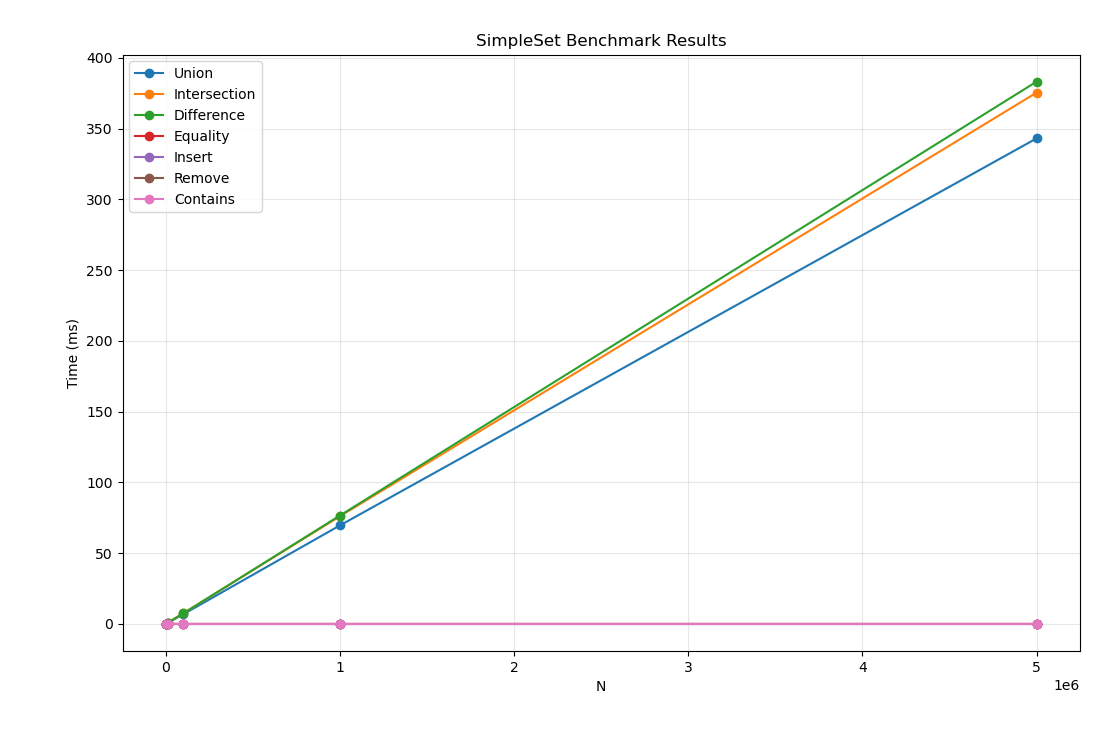

Write the Python code that produced this figure.
import matplotlib.pyplot as plt

MEASUREMENT_NAMES = [
    "Union",
    "Intersection",
    "Difference",
    "Equality",
    "Insert",
    "Remove",
    "Contains",
]

results = [
    [
        1000.00000000,
        0.06732000,
        0.07383100,
        0.07410000,
        0.00010000,
        0.00005048,
        0.00005118,
        0.00007182,
    ],
    [
        10000.00000000,
        0.66766500,
        0.77435500,
        0.78591500,
        0.00027000,
        0.00006939,
        0.00005274,
        0.00005028,
    ],
    [
        100000.00000000,
        6.83997500,
        7.54208000,
        7.44551900,
        0.00018000,
        0.00008262,
        0.00005562,
        0.00005080,
    ],
    [
        1000000.00000000,
        69.62632900,
        76.08664100,
        76.59604400,
        0.00010000,
        0.00005203,
        0.00005413,
        0.00005279,
    ],
    [
        5000000.00000000,
        343.01232000,
        375.34917300,
        383.09755300,
        0.00049000,
        0.00005179,
        0.00005399,
        0.00005614,
    ],
]


def main():
    n_values = [row[0] for row in results]

    for index, name in enumerate(MEASUREMENT_NAMES, start=1):
        measurements = [row[index] for row in results]
        plt.plot(n_values, measurements, marker="o", label=name)

    plt.xlabel("N")
    plt.ylabel("Time (ms)")
    plt.title("SimpleSet Benchmark Results")
    plt.legend()
    plt.grid(True, alpha=0.3)
    plt.tight_layout()
    plt.show()


if __name__ == "__main__":
    main()
